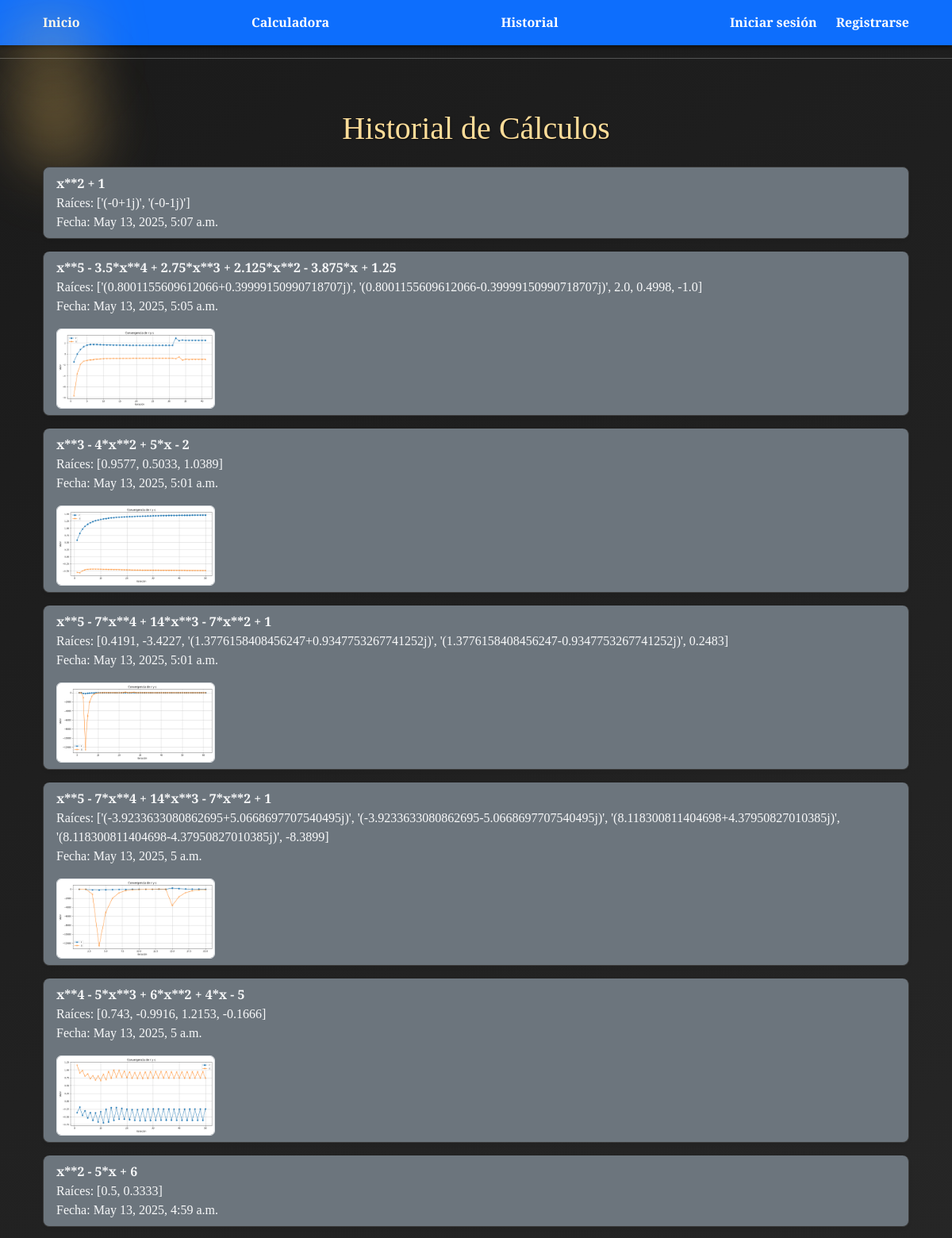
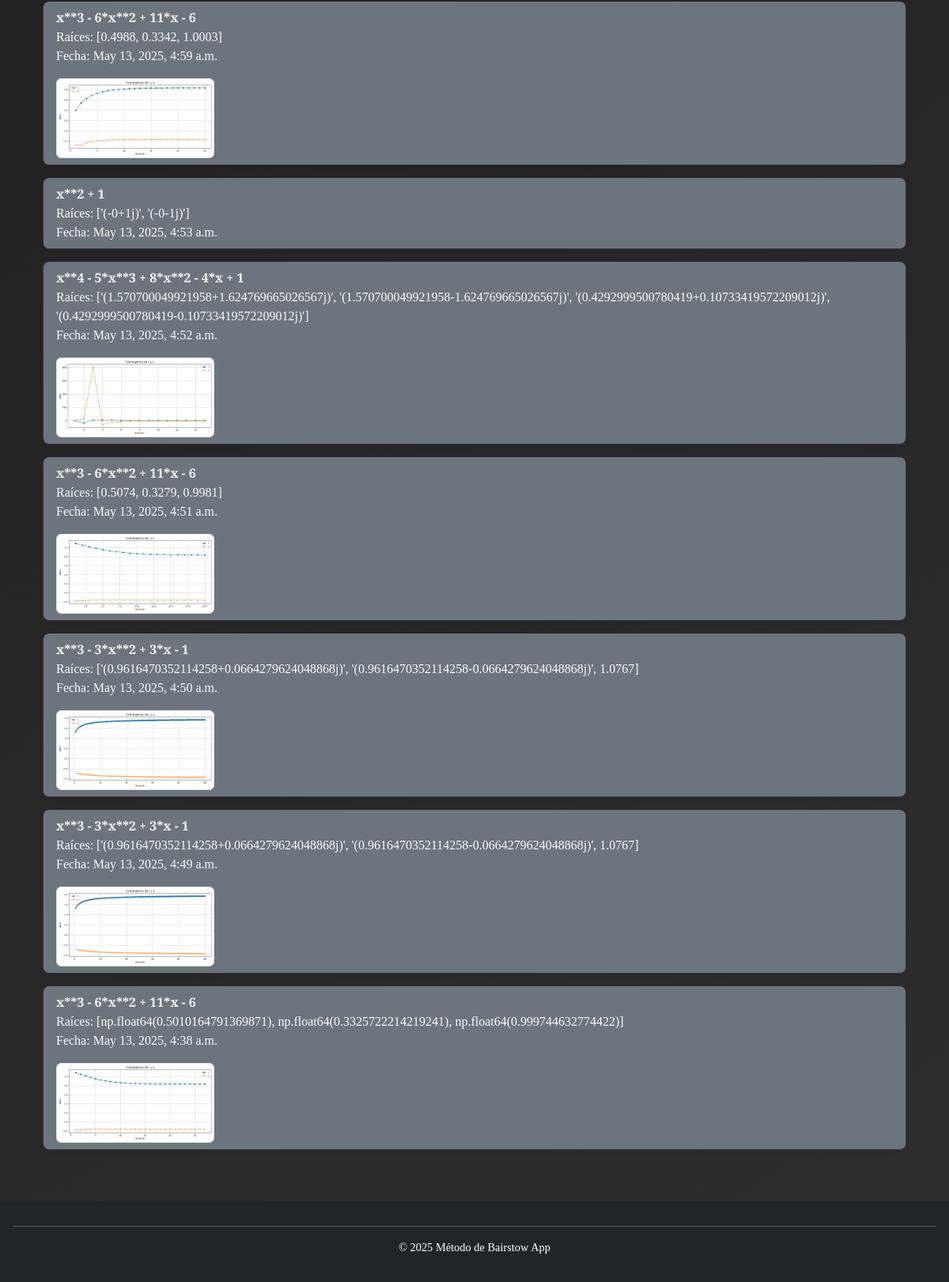
The page /historial/ on the database its author committed (2 pictures, top to bottom).
### bairstow_app/models.py (models this page shows, shortened)
class BairstowRegistro(models.Model):
    ecuacion = models.CharField(max_length=255)
    r_inicial = models.FloatField()
    s_inicial = models.FloatField()
    tolerancia = models.FloatField()
    max_iter = models.IntegerField()
    raices = models.TextField()
    fecha = models.DateTimeField(auto_now_add=True)
    grafica = models.CharField(max_length=255, blank=True, null=True)

### bairstow_app/views.py (the view)
# urls.py: path('historial/', views.historial, name='historial'),
def historial(request):
    registros = BairstowRegistro.objects.order_by('-fecha')
    return render(request, 'bairstow_app/historial.html', {'registros': registros})

### bairstow_app/templates/bairstow_app/historial.html (shortened to what this page needs)
{% extends 'bairstow_app/base.html' %}
{% load static %}
{% block content %}
    <div class="container">
        <h1 class="text-center mb-4">Historial de Cálculos</h1>
        <ul class="list-group">
            {% for reg in registros %}
                <li class="list-group-item bg-secondary text-light mb-3 rounded-3 shadow-sm">
                    <strong>{{ reg.ecuacion }}</strong><br>
                    Raíces: {{ reg.raices }}<br>
                    Fecha: {{ reg.fecha }}<br>
                    {% if reg.grafica %}
                        <div class="mt-3">
                            <img src="{% static reg.grafica %}" class="img-fluid border rounded" width="200" alt="Gráfica de convergencia">
                        </div>
                    {% endif %}
                </li>
            {% endfor %}
        </ul>
    </div>
{% endblock %}

### bairstow_app/templates/bairstow_app/base.html (shortened to what this page needs)
<!DOCTYPE html>
<html lang="es">
<head>
    {% load static %}
    <link href="https://cdn.jsdelivr.net/npm/bootstrap@5.3.3/dist/css/bootstrap.min.css" rel="stylesheet">
    <link rel="stylesheet" href="{% static 'bairstow_app/css/styles.css' %}">
</head>
<body class="bg-dark text-light">
    <header class="bg-primary text-white py-3">
        <div class="container">
            <nav class="d-flex justify-content-between">
                <a href="{% url 'portada' %}" class="text-white text-decoration-none hover-underline-animation">Inicio</a>
                <a href="{% url 'bairstow' %}" class="text-white text-decoration-none hover-underline-animation">Calculadora</a>
                <a href="{% url 'historial' %}" class="text-white text-decoration-none hover-underline-animation">Historial</a>
                <div>
                    {% if user.is_authenticated %}
                        <span class="me-2">Hola, {{ user.username }}!</span>
                        <a href="{% url 'logout' %}" class="text-white text-decoration-none hover-underline-animation">Cerrar sesión</a>
                    {% else %}
                        <a href="{% url 'login' %}" class="text-white text-decoration-none me-2 hover-underline-animation">Iniciar sesión</a>
                        <a href="{% url 'register' %}" class="text-white text-decoration-none hover-underline-animation">Registrarse</a>
                    {% endif %}
                </div>
            </nav>
        </div>
    </header>
    <hr class="border-light">
    <main class="container py-5">
        {% block content %}
        {% endblock %}
    </main>
    <footer class="bg-dark text-white py-3 text-center">
        <hr class="border-light">
        <p>© 2025 Método de Bairstow App</p>
    </footer>
</body>
</html>

### bairstow_app/static/bairstow_app/css/styles.css (style rules this page uses)
body { font-family: 'Playfair Display', serif; background: linear-gradient(145deg, #1a1a1a, #2e2e2e); color: #e6e6e6; margin: 0; padding: 0; min-height: 100vh; background-attachment: fixed; }
header { background-color: rgba(0, 0, 0, 0.8); backdrop-filter: blur(5px); padding: 1rem 0; margin-bottom: 1rem; box-shadow: 0 2px 6px rgba(0, 0, 0, 0.6); }
header nav a { margin: 0 12px; text-decoration: none; color: #f0e6cc; font-weight: bold; transition: color 0.3s; }
h1, h2, h3 { color: #ffdd99; text-shadow: 1px 1px 2px #00000080; }
.list-group-item { background-color: rgba(255, 255, 255, 0.05); border: 1px solid #3a3a3a; color: #ddd; }
footer { background-color: rgba(0, 0, 0, 0.9); color: #aaa; padding: 1rem; font-size: 0.9rem; }
.container { animation: fadeIn 0.6s ease-in; position: relative; }
.container::before { content: ""; position: absolute; top: -15px; left: -15px; width: 100px; height: 100px; background: radial-gradient(circle, #ffcc6690 0%, transparent 80%); z-index: 0; filter: blur(40px); pointer-events: none; }

### rows shown on the page
BairstowRegistro: ecuacion "x**2 + 1", raices "['(-0+1j)', '(-0-1j)']", fecha "May 13, 2025, 5:07 a.m."
BairstowRegistro: ecuacion "x**5 - 3.5*x**4 + 2.75*x**3 + 2.125*x**2 - 3.875*x + 1.25", raices "['(0.8001155609612066+0.39999150990718707j)', '(0.8001155609612066-0.39999150990718707j)', 2.0, 0.4998, -1.0]", fecha "May 13, 2025, 5:05 a.m.", grafica (picture)
BairstowRegistro: ecuacion "x**3 - 4*x**2 + 5*x - 2", raices "[0.9577, 0.5033, 1.0389]", fecha "May 13, 2025, 5:01 a.m.", grafica (picture)
BairstowRegistro: ecuacion "x**5 - 7*x**4 + 14*x**3 - 7*x**2 + 1", raices "[0.4191, -3.4227, '(1.3776158408456247+0.9347753267741252j)', '(1.3776158408456247-0.9347753267741252j)', 0.2483]", fecha "May 13, 2025, 5:01 a.m.", grafica (picture)
BairstowRegistro: ecuacion "x**5 - 7*x**4 + 14*x**3 - 7*x**2 + 1", raices "['(-3.9233633080862695+5.0668697707540495j)', '(-3.9233633080862695-5.0668697707540495j)', '(8.118300811404698+4.37950827010385j)', '(8.118300811404698-4.37950827010385j)', -8.3899]", fecha "May 13, 2025, 5 a.m.", grafica (picture)
BairstowRegistro: ecuacion "x**4 - 5*x**3 + 6*x**2 + 4*x - 5", raices "[0.743, -0.9916, 1.2153, -0.1666]", fecha "May 13, 2025, 5 a.m.", grafica (picture)
BairstowRegistro: ecuacion "x**2 - 5*x + 6", raices "[0.5, 0.3333]", fecha "May 13, 2025, 4:59 a.m."
BairstowRegistro: ecuacion "x**3 - 6*x**2 + 11*x - 6", raices "[0.4988, 0.3342, 1.0003]", fecha "May 13, 2025, 4:59 a.m.", grafica (picture)
BairstowRegistro: ecuacion "x**2 + 1", raices "['(-0+1j)', '(-0-1j)']", fecha "May 13, 2025, 4:53 a.m."
BairstowRegistro: ecuacion "x**4 - 5*x**3 + 8*x**2 - 4*x + 1", raices "['(1.570700049921958+1.624769665026567j)', '(1.570700049921958-1.624769665026567j)', '(0.4292999500780419+0.10733419572209012j)', '(0.4292999500780419-0.10733419572209012j)']", fecha "May 13, 2025, 4:52 a.m.", grafica (picture)
BairstowRegistro: ecuacion "x**3 - 6*x**2 + 11*x - 6", raices "[0.5074, 0.3279, 0.9981]", fecha "May 13, 2025, 4:51 a.m.", grafica (picture)
BairstowRegistro: ecuacion "x**3 - 3*x**2 + 3*x - 1", raices "['(0.9616470352114258+0.0664279624048868j)', '(0.9616470352114258-0.0664279624048868j)', 1.0767]", fecha "May 13, 2025, 4:50 a.m.", grafica (picture)
BairstowRegistro: ecuacion "x**3 - 3*x**2 + 3*x - 1", raices "['(0.9616470352114258+0.0664279624048868j)', '(0.9616470352114258-0.0664279624048868j)', 1.0767]", fecha "May 13, 2025, 4:49 a.m.", grafica (picture)
BairstowRegistro: ecuacion "x**3 - 6*x**2 + 11*x - 6", raices "[np.float64(0.5010164791369871), np.float64(0.3325722214219241), np.float64(0.999744632774422)]", fecha "May 13, 2025, 4:38 a.m.", grafica (picture)
